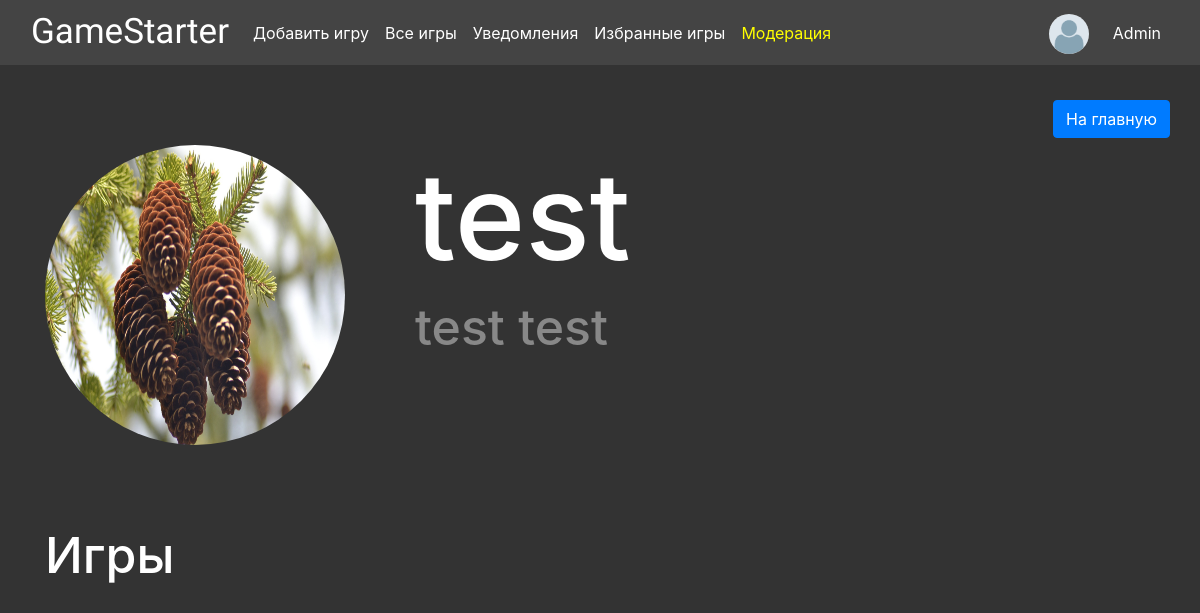
The page /profile/test (signed in) on the database its author committed.
### data/users.py (models this page shows, shortened)
class User(SqlAlchemyBase, SerializerMixin, UserMixin):
    __tablename__ = 'users'
    id = sqlalchemy.Column(sqlalchemy.Integer, primary_key=True, autoincrement=True)
    name = sqlalchemy.Column(sqlalchemy.String, nullable=True)
    nickname = sqlalchemy.Column(sqlalchemy.String, nullable=True)
    is_moderator = sqlalchemy.Column(sqlalchemy.Boolean, nullable=True)
    favorites = sqlalchemy.Column(sqlalchemy.String, nullable=True)
    email = sqlalchemy.Column(sqlalchemy.String, nullable=True, unique=True)
    hashed_password = sqlalchemy.Column(sqlalchemy.String, nullable=True)
    games_when_collaborate = orm.relationship('Game', backref='collaborator', secondary="association")
    profile_image = sqlalchemy.Column(sqlalchemy.String, default='/static/profile_images/default.png')
    notifications = orm.relationship('Notification', back_populates='user')
    games = orm.relationship("Game", back_populates='user')
    comments = orm.relationship('Comment', back_populates='user')
    games_likes = orm.relationship('Game', overlaps="games_dislikes")
    games_dislikes = orm.relationship('Game', overlaps="games_likes")
    comment_likes = orm.relationship('Comment', overlaps="comments_dislikes")
    comment_dislikes = orm.relationship('Comment', overlaps="comment_likes")

### main.py (the view)
@app.route('/profile/<nickname>')
def profile(nickname: str):
    if not current_user.is_authenticated:
        return redirect('/preview')
    db_sess = db_session.create_session()
    user = db_sess.query(User).filter(User.nickname == nickname).first()
    return render_template('profile.html', title='Профиль', user=user)

### data/db_session.py (called while the page is built)
def create_session() -> Session:
    global __factory
    return __factory()

### main.py (called while the page is built)
@login_manager.user_loader
def load_user(user_id):
    db_sess = db_session.create_session()
    return db_sess.get(User, user_id)

### templates/profile.html (shortened to what this page needs)
{% extends "base.html" %}
{% block content%}
{% if not user %}
<div class="buttons">
    <a class="btn btn-primary" href="/" role="button">На главную</a>
</div>
<div class="info"">
        <img src=" /static/profile_images/sad_hamster.jpg" alt="Очень грустная картинка">
    <div class="text">
        <h2>Пользователя с таким никнеймом не существует</h2>
        <h3>Нам очень жаль</h2>
    </div>
</div>
{% else %}
<div class="buttons">
    <a class="btn btn-primary" href="/" role="button">На главную</a>
</div>
<div class="info">
    <img src="{{user.profile_image}}">
    <div class="text">
        <h1>{{user.nickname}}</h1>
        <h2>{{user.name}}</h2>
    </div>
</div>
<div class="games">
    <div class="text">
        {% if user == current_user %}
        <h3>Ваши Игры</h3>
        {% else %}
        <h3>Игры</h3>
        {% endif %}
    </div>
</div>
{% endif %}
{% endblock %}

### templates/base.html (shortened to what this page needs)
<!doctype html>
<html lang="en">
<head>
    <link rel="stylesheet" href="https://cdn.jsdelivr.net/npm/bootstrap@4.0.0/dist/css/bootstrap.min.css"
>
    <link rel="stylesheet" href="/static/css/style.css">
    <link rel="stylesheet" href="/static/css/profile.css">
    <link rel="stylesheet" href="/static/css/moderation.css">
    <link rel="stylesheet" href="/static/css/game_page.css">
    <link rel="stylesheet" href="/static/css/notificatons.css">
</head>
<body>
<header>
    <nav class="navbar navbar-expand-lg bg-body-tertiary navbar-dark">
        <div class="container-fluid">
            <a class="navbar-brand" href="/">GameStarter</a>
            {% if current_user.is_authenticated %}
            <div class="collapse navbar-collapse" id="navbarSupportedContent">
                <ul class="navbar-nav me-auto mb-2 mb-lg-0">
                    <li class="nav-item">
                        <a class="nav-link active" aria-current="page" href="/game/add">Добавить игру</a>
                    </li>
                    <li>
                        <a class="nav-link active" aria-current="page" href="/">Все игры</a>
                    </li>
                    <li>
                        <a class="nav-link active" aria-current="page" href="/notifications">Уведомления</a>
                    </li>
                    <li>
                        <a class="nav-link active" aria-current="page" href="/favourites">Избранные игры</a>
                    </li>
                    {% if current_user.is_moderator %}
                    <li class="nav-item">
                        <a class="nav-link active" aria-current="page" href="/moderation" style="color: yellow">Модерация</a>
                    </li>
                    {% endif %}
                </ul>
            </div>
            <a class="navbar-brand" href="/profile/{{current_user.nickname}}"><img class="navbar-user-image" src="{{current_user.profile_image}}" alt=""></a>
            <div class="navbar-nav">
                <li class="nav-item">
                    <a class="nav-link active" aria-current="page" href="/profile/{{current_user.nickname}}">{{current_user.nickname}}</a>
                </li>
            </div>
            {% endif %}
        </div>
    </nav>
</header>
<main role="main" class="container">
    {% block content %}{% endblock %}
</main>
</body>
</html>

### static/css/style.css (style rules this page uses)
body { background-color: #333; color: white; }
nav { background-color: #444; max-height: 65px; }
.navbar-brand { font-family: "Jersey 15"; font-size: 35px; height: fit-content; width: fit-content; }
.navbar-user-image { border-radius: 50%; width: 40px; height: 40px; }

### static/css/profile.css (style rules this page uses)
.info img { width: 300px; height: 300px; border-radius: 50%; }
.info { margin-top: 10vh; display: flex; flex-direction: row; justify-content: left; margin-bottom: 10vh; }
.text h1 { font-size: 120px; }
.text h2 { font-size: 50px; color: #888 }
.text h3 { font-size: 50px; }
.info .text { margin-left: 70px; }
.buttons { position: fixed; top: 100px; right: 30px; }

### rows shown on the page
User: profile_image (placeholder picture), nickname "Admin"
User: profile_image (picture), nickname "test", name "test test"
